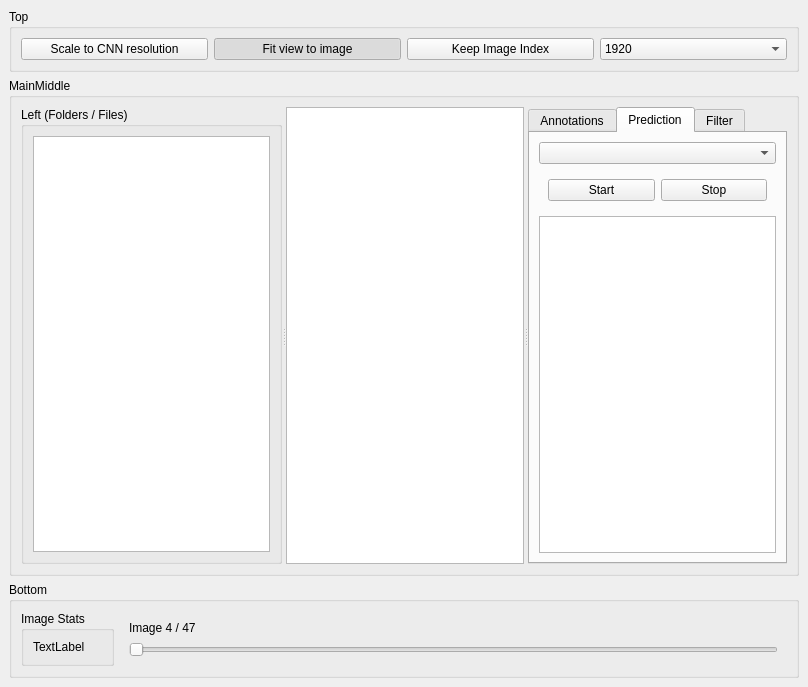
<?xml version="1.0" encoding="UTF-8"?>
<ui version="4.0">
 <class>MainWindow</class>
 <widget class="QMainWindow" name="MainWindow">
  <property name="geometry">
   <rect>
    <x>0</x>
    <y>0</y>
    <width>808</width>
    <height>687</height>
   </rect>
  </property>
  <property name="windowTitle">
   <string>Image Annotator</string>
  </property>
  <widget class="QWidget" name="centralwidget">
   <layout class="QVBoxLayout" name="verticalLayout">
    <item>
     <widget class="QGroupBox" name="groupBox">
      <property name="sizePolicy">
       <sizepolicy hsizetype="Preferred" vsizetype="Fixed">
        <horstretch>0</horstretch>
        <verstretch>0</verstretch>
       </sizepolicy>
      </property>
      <property name="title">
       <string>Top</string>
      </property>
      <layout class="QHBoxLayout" name="horizontalLayout_2">
       <item>
        <widget class="QPushButton" name="scale_to_cnn_resolution">
         <property name="text">
          <string>Scale to CNN resolution</string>
         </property>
         <property name="checkable">
          <bool>true</bool>
         </property>
         <property name="checked">
          <bool>false</bool>
         </property>
        </widget>
       </item>
       <item>
        <widget class="QPushButton" name="fit_view_button">
         <property name="text">
          <string>Fit view to image</string>
         </property>
         <property name="checkable">
          <bool>true</bool>
         </property>
         <property name="checked">
          <bool>true</bool>
         </property>
        </widget>
       </item>
       <item>
        <widget class="QPushButton" name="keep_image_index">
         <property name="text">
          <string>Keep Image Index</string>
         </property>
         <property name="checkable">
          <bool>true</bool>
         </property>
        </widget>
       </item>
       <item>
        <widget class="QComboBox" name="cnn_image_size">
         <property name="currentIndex">
          <number>3</number>
         </property>
         <item>
          <property name="text">
           <string>640</string>
          </property>
         </item>
         <item>
          <property name="text">
           <string>1024</string>
          </property>
         </item>
         <item>
          <property name="text">
           <string>1280</string>
          </property>
         </item>
         <item>
          <property name="text">
           <string>1920</string>
          </property>
         </item>
        </widget>
       </item>
      </layout>
     </widget>
    </item>
    <item>
     <widget class="QGroupBox" name="groupBox_2">
      <property name="sizePolicy">
       <sizepolicy hsizetype="Preferred" vsizetype="Expanding">
        <horstretch>0</horstretch>
        <verstretch>0</verstretch>
       </sizepolicy>
      </property>
      <property name="title">
       <string>MainMiddle</string>
      </property>
      <layout class="QHBoxLayout" name="horizontalLayout_4">
       <item>
        <widget class="QSplitter" name="splitter">
         <property name="orientation">
          <enum>Qt::Horizontal</enum>
         </property>
         <widget class="QGroupBox" name="groupBox_4">
          <property name="title">
           <string>Left (Folders / Files)</string>
          </property>
          <layout class="QHBoxLayout" name="horizontalLayout">
           <item>
            <widget class="QTreeView" name="folder_tree_view"/>
           </item>
          </layout>
         </widget>
         <widget class="ImageView" name="image_view"/>
         <widget class="QTabWidget" name="tabWidget">
          <property name="currentIndex">
           <number>1</number>
          </property>
          <widget class="QWidget" name="tabWidgetPage1">
           <attribute name="title">
            <string>Annotations</string>
           </attribute>
          </widget>
          <widget class="QWidget" name="tab">
           <attribute name="title">
            <string>Prediction</string>
           </attribute>
           <layout class="QVBoxLayout" name="verticalLayout_4">
            <item>
             <widget class="QComboBox" name="cnn_model"/>
            </item>
            <item>
             <widget class="QWidget" name="widget_2" native="true">
              <layout class="QHBoxLayout" name="horizontalLayout_5">
               <item>
                <widget class="QPushButton" name="predict_button">
                 <property name="text">
                  <string>Start</string>
                 </property>
                </widget>
               </item>
               <item>
                <widget class="QPushButton" name="pushButton">
                 <property name="text">
                  <string>Stop</string>
                 </property>
                </widget>
               </item>
              </layout>
             </widget>
            </item>
            <item>
             <widget class="QPlainTextEdit" name="predict_command_output"/>
            </item>
           </layout>
          </widget>
          <widget class="QWidget" name="tab_2">
           <attribute name="title">
            <string>Filter</string>
           </attribute>
           <layout class="QVBoxLayout" name="verticalLayout_5">
            <item>
             <widget class="QCheckBox" name="enable_image_filtering">
              <property name="text">
               <string>Enable Image Filtering</string>
              </property>
              <property name="checked">
               <bool>true</bool>
              </property>
             </widget>
            </item>
            <item>
             <widget class="QGroupBox" name="groupBox_6">
              <property name="title">
               <string>Bounding Box Size (rel.)</string>
              </property>
              <property name="checkable">
               <bool>true</bool>
              </property>
              <layout class="QGridLayout" name="gridLayout">
               <item row="0" column="0">
                <widget class="QLabel" name="label_2">
                 <property name="text">
                  <string>Min.:</string>
                 </property>
                </widget>
               </item>
               <item row="0" column="1">
                <widget class="QLabel" name="label_3">
                 <property name="text">
                  <string>Max.:</string>
                 </property>
                </widget>
               </item>
               <item row="1" column="0">
                <widget class="QDoubleSpinBox" name="min_rel_bbox_size">
                 <property name="maximum">
                  <double>1.000000000000000</double>
                 </property>
                 <property name="singleStep">
                  <double>0.100000000000000</double>
                 </property>
                </widget>
               </item>
               <item row="1" column="1">
                <widget class="QDoubleSpinBox" name="max_rel_bbox_size">
                 <property name="maximum">
                  <double>1.000000000000000</double>
                 </property>
                 <property name="singleStep">
                  <double>0.100000000000000</double>
                 </property>
                 <property name="value">
                  <double>1.000000000000000</double>
                 </property>
                </widget>
               </item>
              </layout>
             </widget>
            </item>
            <item>
             <widget class="QGroupBox" name="groupBox_7">
              <property name="title">
               <string>Num. Objects</string>
              </property>
              <property name="checkable">
               <bool>true</bool>
              </property>
              <layout class="QGridLayout" name="gridLayout_2">
               <item row="0" column="0">
                <widget class="QLabel" name="label_4">
                 <property name="text">
                  <string>Min.:</string>
                 </property>
                </widget>
               </item>
               <item row="0" column="1">
                <widget class="QLabel" name="label_5">
                 <property name="text">
                  <string>Max.:</string>
                 </property>
                </widget>
               </item>
               <item row="1" column="0">
                <widget class="QSpinBox" name="min_num_objects"/>
               </item>
               <item row="1" column="1">
                <widget class="QSpinBox" name="max_num_objects">
                 <property name="maximum">
                  <number>999999</number>
                 </property>
                 <property name="value">
                  <number>999999</number>
                 </property>
                </widget>
               </item>
              </layout>
             </widget>
            </item>
            <item>
             <widget class="QGroupBox" name="groupBox_8">
              <property name="title">
               <string>Image Size</string>
              </property>
              <property name="checkable">
               <bool>true</bool>
              </property>
              <layout class="QGridLayout" name="gridLayout_3">
               <item row="0" column="1">
                <widget class="QLabel" name="label_7">
                 <property name="text">
                  <string>Max.:</string>
                 </property>
                </widget>
               </item>
               <item row="0" column="0">
                <widget class="QLabel" name="label_6">
                 <property name="text">
                  <string>Min.:</string>
                 </property>
                </widget>
               </item>
               <item row="1" column="0">
                <widget class="QSpinBox" name="min_image_size"/>
               </item>
               <item row="1" column="1">
                <widget class="QSpinBox" name="max_image_size"/>
               </item>
              </layout>
             </widget>
            </item>
            <item>
             <spacer name="verticalSpacer">
              <property name="orientation">
               <enum>Qt::Vertical</enum>
              </property>
              <property name="sizeHint" stdset="0">
               <size>
                <width>20</width>
                <height>43</height>
               </size>
              </property>
             </spacer>
            </item>
           </layout>
          </widget>
         </widget>
        </widget>
       </item>
      </layout>
     </widget>
    </item>
    <item>
     <widget class="QGroupBox" name="groupBox_3">
      <property name="sizePolicy">
       <sizepolicy hsizetype="Preferred" vsizetype="Fixed">
        <horstretch>0</horstretch>
        <verstretch>0</verstretch>
       </sizepolicy>
      </property>
      <property name="title">
       <string>Bottom</string>
      </property>
      <layout class="QHBoxLayout" name="horizontalLayout_3">
       <item>
        <widget class="QGroupBox" name="groupBox_5">
         <property name="title">
          <string>Image Stats</string>
         </property>
         <layout class="QVBoxLayout" name="verticalLayout_2">
          <item>
           <widget class="QLabel" name="label">
            <property name="text">
             <string>TextLabel</string>
            </property>
           </widget>
          </item>
         </layout>
        </widget>
       </item>
       <item>
        <widget class="QWidget" name="widget" native="true">
         <layout class="QVBoxLayout" name="verticalLayout_3">
          <item>
           <widget class="QLabel" name="image_index_label">
            <property name="text">
             <string>Image 4 / 47</string>
            </property>
           </widget>
          </item>
          <item>
           <widget class="QSlider" name="image_slider">
            <property name="orientation">
             <enum>Qt::Horizontal</enum>
            </property>
           </widget>
          </item>
         </layout>
        </widget>
       </item>
      </layout>
     </widget>
    </item>
   </layout>
  </widget>
 </widget>
 <customwidgets>
  <customwidget>
   <class>ImageView</class>
   <extends>QGraphicsView</extends>
   <header>src/image_view.h</header>
  </customwidget>
 </customwidgets>
 <resources/>
 <connections/>
</ui>
